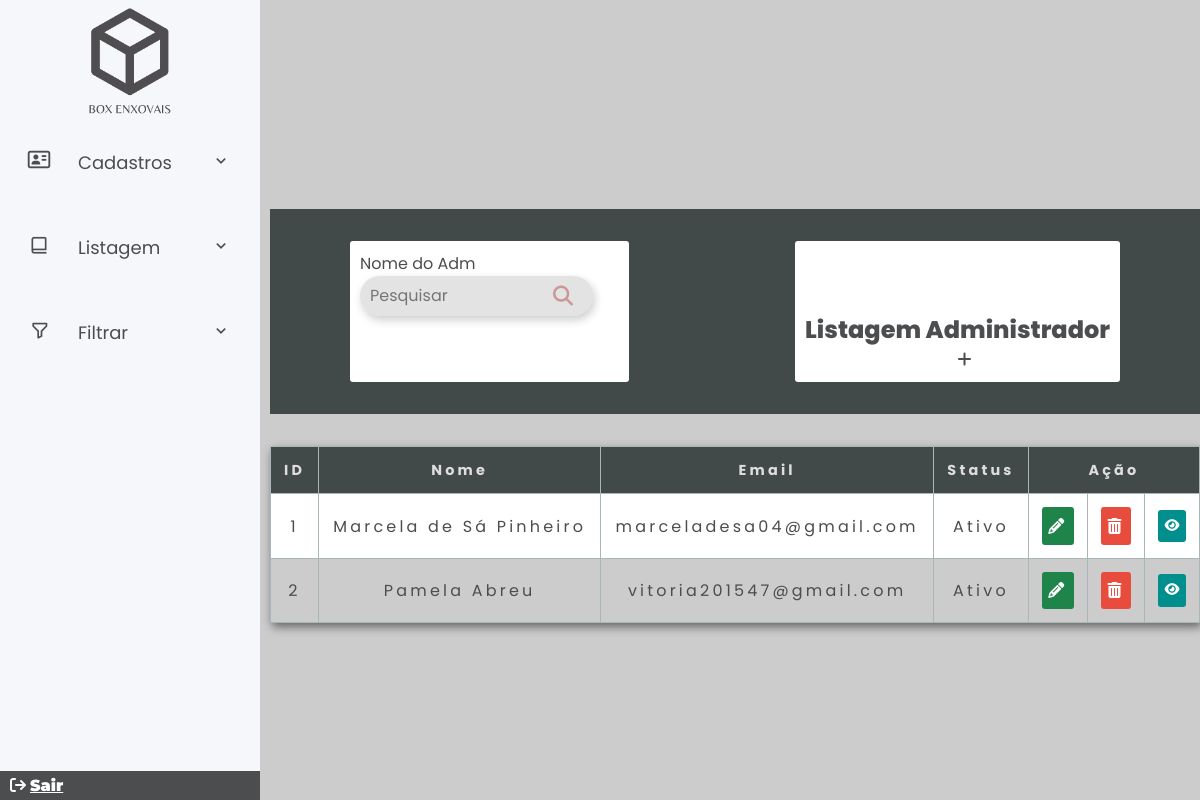
Screenshot of /adm/listarAdm.php with the database file from the repository.
### tables this page shows
CREATE TABLE `adm` (
  `codAdm` int(11) NOT NULL,
  `nome` varchar(150) DEFAULT NULL,
  `dn` date DEFAULT NULL,
  `endereco` varchar(50) DEFAULT NULL,
  `bairro` varchar(50) DEFAULT NULL,
  `cep` varchar(9) DEFAULT NULL,
  `uf` char(2) DEFAULT NULL,
  `cidade` varchar(100) NOT NULL,
  `email` varchar(150) DEFAULT NULL,
  `celular` varchar(11) DEFAULT NULL,
  `cpf` varchar(11) DEFAULT NULL,
  `data_cad` timestamp NULL DEFAULT current_timestamp(),
  `senha` varchar(50) DEFAULT NULL,
  `status` int(11) NOT NULL DEFAULT 1
);

### adm/listarAdm.php (the view, shortened to what this page needs)
<?php
require_once("../assets/conexao.php");
$V_WHERE = "";
$sql = "SELECT * FROM adm
WHERE 1 = 1" . $V_WHERE;
$resultado = mysqli_query($conexao, $sql);
?>
<?php require_once("sidebar.php"); ?>
<section class="home-section">
    <div class="card-listar">
        <div class="card-body pesquisar">
            <form method="POST">
                <div class="input-group">
                    <div class="input-box">
                        <label for="nome">Nome do Adm</label>
                        <div class="search-box">
                            <input type="text" class="search-text" placeholder="Pesquisar" id="nome" name="nome" />
                            <button class="search-btn" name="pesquisar"><i class="fa-solid fa-magnifying-glass cor-i"></i></button>
                        </div>
                    </div>
                </div>
            </form>
        </div>
        <div class="card-body">
            <h2 class="title-marca">Listagem Administrador</h2>
            <a href="cadAdm.php" class="btn-plus"><i class="fa-solid fa-plus"></i></a>
        </div>
    </div>
    <div class="container">
        <div class="tbl_container">
            <table class="tbl">
                <thead>
                    <tr>
                        <th>ID</th>
                        <th>Nome</th>
                        <th>Email</th>
                        <th>Status</th>
                        <th colspan="3">Ação</th>
                    </tr>
                <tbody>
                    <?php while ($linha = mysqli_fetch_array($resultado)) { ?>
                        <tr>
                            <td data-lable="ID"><?= $linha['codAdm'] ?></th>
                            <td data-lable="Nome"><?= $linha['nome'] ?></th>
                            <td data-lable="Email"><?= $linha['email'] ?></th>
                            <td data-lable="Status"><?= $linha['status'] == 1 ? 'Ativo' : 'Inativo'; ?></th>
                            <td data-lable="Editar">
                                <a href="alterarAdm.php?codAdm=<?= $linha['codAdm'] ?>" class="botao-listar btn_edit"><i class="fa fa-pencil"></i></a>
                            </td>
                            <td data-lable="Excluir">
                                <a href="listarAdm.php?codAdm=<?= $linha['codAdm'] ?>" class="botao-listar btn_trash" onclick="return confirm('Confirmar exclusão?')"><i class="fa fa-trash"></i></a>
                            </td>
                            <td data-lable="Informações">
                            <button class="open-modal botao-listar btn-modal" data-product-id="<?= $linha['codAdm'] ?>"><i class="fa-solid fa-eye"></i></button>
                            </td>
                        </tr>
                    <?php } ?>
                </tbody>
                </thead>
            </table>
        </div>
    </div>
</section>
<?php require_once("rodapeSidebar.php") ?>

### assets/css/adm.css (style rules this page uses)
* { margin: 0; padding: 0; box-sizing: border-box; font-family: 'Montserrat'; color: #4c4d4f; }
.home-section { margin-left: 270px; width: 80%; }
.card-body { border: none; padding: 10px; background: #fff; border-radius: 3px; margin: 2rem; margin-left: 5rem; margin-right: 5rem; }
.pesquisar { width: 50%; justify-content: space-between; }
.title-marca { margin-top: 20%; align-items: center; font-weight:800; }
.btn-plus { color: #cb9897; margin-left: 50%; margin-right: 50%; }
.container { max-width: 1440px; max-height: 90%; width: 100%; background: #fff; box-shadow: 2px 4px 10px rgba(0,0,0,0.5); border-radius: 3px; }
.tbl { width: 100%; border-collapse: collapse; }
.tbl thead { background: #424949; color: #fff; }
.tbl thead tr th { font-size: 0.9rem; padding: 0.8rem; letter-spacing: 0.2rem; vertical-align: top; border: 1px solid #aab7b8; color: #ddd; }
.tbl tbody tr td { font-size: 1rem; letter-spacing: 0.2rem; font-weight: normal; text-align: center; border: 1px solid #aab7b8; padding: 0.8rem; }
.tbl tr:nth-child(even) { background: #ccc; }
.tbl .botao-listar { display: inline-block; border: none; margin: 0 auto; padding: 0.4rem; border-radius: 3px; outline: none; cursor: pointer; }
.btn_trash { background: #e74c3c; color: #fff; }
.btn_edit { background: #1e8449; color: #fff; }
.search-box { width: 80%; background:#0000001c; box-shadow: 2px 4px 10px rgba(0,0,0,0.2); height: 40px; padding: 10px; border-radius: 40px; display: flex; justify-content: space-between; align-items: center; }
.search-text { border: none; background: none; width: 80%; outline: none; padding: 0; color: #000; font-size: 16px; transition: 0.5s; }
.search-btn { width: 40px; height: 40px; border-radius: 50%; background: none; border: none; display: flex; justify-content: center; align-items: center; transition: 0.5s; }
.cor-i { color: #cb9897; font-size: 20px; }

### adm/listarAdm.php (style rules this page uses)
* { padding: 0; margin: 0; box-sizing: border-box; font-family: "poppins", sans-serif; }
body { background: #ccc; display: flex; justify-content: center; align-items: center; min-height: 100vh; }
.card-listar { display: flex; justify-content: space-between; background: #424949; margin-top: 2rem; margin-bottom: 2rem; }
.pesquisar { width: 30%; justify-content: space-between; }
.search-box { width: 90%; background: #0000001c; box-shadow: 2px 4px 10px rgba(0, 0, 0, 0.2); height: 40px; padding: 10px; border-radius: 40px; display: flex; justify-content: space-between; align-items: center; }
.botao-listar i { color: #fff; }
.btn-modal { background-color: #008F8C; }

### rows the page displays
adm: codAdm "1", nome "Marcela de Sá Pinheiro", email "marceladesa04@gmail.com", status "Ativo"
adm: codAdm "2", nome "Pamela Abreu", email "vitoria201547@gmail.com", status "Ativo"
